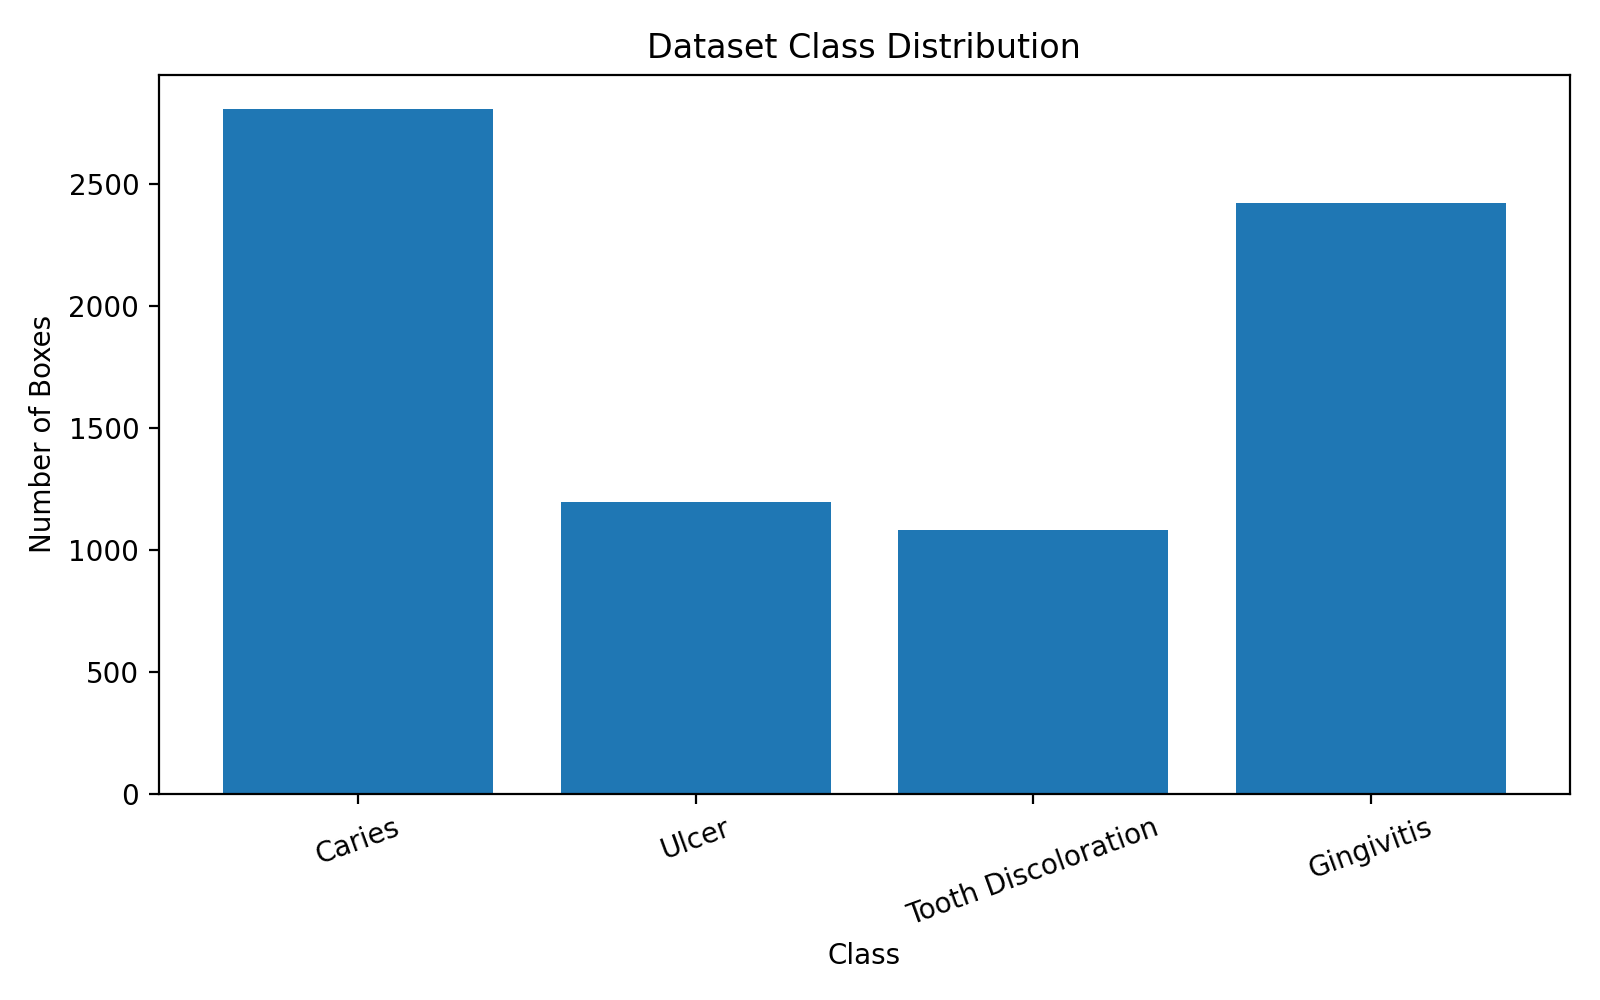

Generate this figure with Python:
from pathlib import Path
import matplotlib.pyplot as plt

DATA_DIR = Path("/home/moabouag/far/oral-detect/oral_yolo_dataset/Data_balanced")
CLASSES = ['Caries','Ulcer','Tooth Discoloration','Gingivitis']

def count_labels(label_file):
    with open(label_file, "r") as f:
        return [int(line.split()[0]) for line in f]

def main():
    label_paths = list((DATA_DIR / "labels/train").rglob("*.txt")) + \
                  list((DATA_DIR / "labels/val").rglob("*.txt"))

    class_counts = {i: 0 for i in range(len(CLASSES))}

    for lbl in label_paths:
        for cid in count_labels(lbl):
            class_counts[cid] += 1

    print("\n===== CLASS DISTRIBUTION =====")
    for i, name in enumerate(CLASSES):
        print(f"{name:20s} : {class_counts[i]}")

    # Visualization
    plt.figure(figsize=(8,5))
    plt.bar(CLASSES, [class_counts[i] for i in range(len(CLASSES))])
    plt.xticks(rotation=20)
    plt.title("Dataset Class Distribution")
    plt.xlabel("Class")
    plt.ylabel("Number of Boxes")
    plt.tight_layout()
    plt.savefig("class_distribution.png", dpi=200)
    print("\nSaved: class_distribution.png")

if __name__ == "__main__":
    main()
